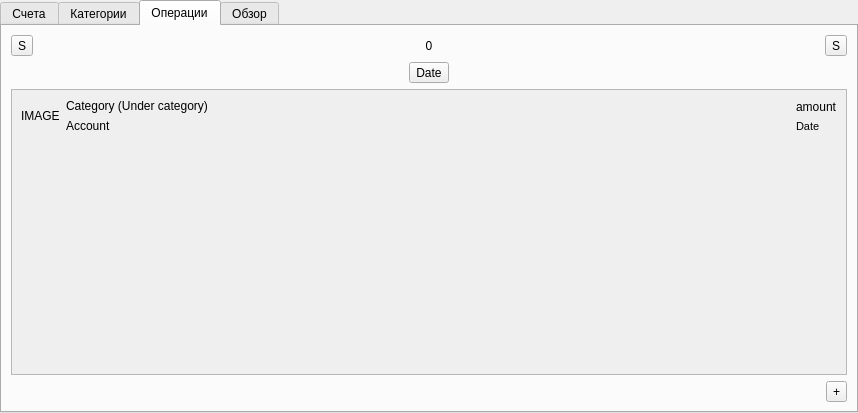
<?xml version="1.0" encoding="UTF-8"?>
<ui version="4.0">
 <class>MainWindow</class>
 <widget class="QMainWindow" name="MainWindow">
  <property name="geometry">
   <rect>
    <x>0</x>
    <y>0</y>
    <width>858</width>
    <height>413</height>
   </rect>
  </property>
  <property name="windowTitle">
   <string>MoneyTrack</string>
  </property>
  <property name="windowIcon">
   <iconset>
    <normalon>images/icon.ico</normalon>
   </iconset>
  </property>
  <property name="windowOpacity">
   <double>1.000000000000000</double>
  </property>
  <widget class="QWidget" name="layout_main_window">
   <layout class="QGridLayout" name="gridLayout">
    <property name="leftMargin">
     <number>0</number>
    </property>
    <property name="topMargin">
     <number>0</number>
    </property>
    <property name="rightMargin">
     <number>0</number>
    </property>
    <property name="bottomMargin">
     <number>0</number>
    </property>
    <item row="0" column="0">
     <widget class="QTabWidget" name="tab_main_menu">
      <property name="locale">
       <locale language="Russian" country="Russia"/>
      </property>
      <property name="currentIndex">
       <number>2</number>
      </property>
      <widget class="QWidget" name="tab_accounts">
       <attribute name="title">
        <string>Счета</string>
       </attribute>
       <layout class="QVBoxLayout" name="verticalLayout_3">
        <item>
         <layout class="QHBoxLayout" name="h_layout_top_panel">
          <item>
           <widget class="QToolButton" name="btn_settings">
            <property name="text">
             <string>S</string>
            </property>
           </widget>
          </item>
          <item>
           <widget class="QLabel" name="all_accounts_balance">
            <property name="text">
             <string>0</string>
            </property>
            <property name="alignment">
             <set>Qt::AlignCenter</set>
            </property>
           </widget>
          </item>
          <item>
           <widget class="QToolButton" name="btn_crt_new_acc">
            <property name="text">
             <string>+</string>
            </property>
           </widget>
          </item>
         </layout>
        </item>
        <item>
         <widget class="QFrame" name="frame_panel_accs">
          <property name="frameShape">
           <enum>QFrame::StyledPanel</enum>
          </property>
          <property name="frameShadow">
           <enum>QFrame::Raised</enum>
          </property>
          <layout class="QGridLayout" name="gridLayout_3">
           <item row="0" column="0">
            <layout class="QVBoxLayout" name="verticalLayout_2">
             <item>
              <layout class="QHBoxLayout" name="panel_accs">
               <item>
                <widget class="QLabel" name="name_panel_accs">
                 <property name="text">
                  <string>СЧЕТА</string>
                 </property>
                </widget>
               </item>
               <item>
                <widget class="QLabel" name="all_accs_balance">
                 <property name="text">
                  <string>0</string>
                 </property>
                 <property name="alignment">
                  <set>Qt::AlignRight|Qt::AlignTrailing|Qt::AlignVCenter</set>
                 </property>
                </widget>
               </item>
              </layout>
             </item>
             <item>
              <widget class="QFrame" name="frame_accs">
               <property name="frameShape">
                <enum>QFrame::StyledPanel</enum>
               </property>
               <property name="frameShadow">
                <enum>QFrame::Raised</enum>
               </property>
              </widget>
             </item>
            </layout>
           </item>
          </layout>
         </widget>
        </item>
        <item>
         <spacer name="verticalSpacer_2">
          <property name="orientation">
           <enum>Qt::Vertical</enum>
          </property>
          <property name="sizeHint" stdset="0">
           <size>
            <width>20</width>
            <height>40</height>
           </size>
          </property>
         </spacer>
        </item>
        <item>
         <widget class="QFrame" name="frame_panel_savings">
          <property name="frameShape">
           <enum>QFrame::StyledPanel</enum>
          </property>
          <property name="frameShadow">
           <enum>QFrame::Raised</enum>
          </property>
          <layout class="QGridLayout" name="gridLayout_2">
           <item row="0" column="0">
            <layout class="QVBoxLayout" name="verticalLayout">
             <item>
              <layout class="QHBoxLayout" name="panel_savings">
               <item>
                <widget class="QLabel" name="name_panel_savings">
                 <property name="text">
                  <string>СБЕРЕЖЕНИЯ</string>
                 </property>
                </widget>
               </item>
               <item>
                <widget class="QLabel" name="all_savings_balance">
                 <property name="text">
                  <string>0</string>
                 </property>
                 <property name="alignment">
                  <set>Qt::AlignRight|Qt::AlignTrailing|Qt::AlignVCenter</set>
                 </property>
                </widget>
               </item>
              </layout>
             </item>
             <item>
              <widget class="QFrame" name="frame_savings">
               <property name="frameShape">
                <enum>QFrame::StyledPanel</enum>
               </property>
               <property name="frameShadow">
                <enum>QFrame::Raised</enum>
               </property>
              </widget>
             </item>
            </layout>
           </item>
          </layout>
         </widget>
        </item>
        <item>
         <spacer name="verticalSpacer_3">
          <property name="orientation">
           <enum>Qt::Vertical</enum>
          </property>
          <property name="sizeHint" stdset="0">
           <size>
            <width>20</width>
            <height>40</height>
           </size>
          </property>
         </spacer>
        </item>
       </layout>
      </widget>
      <widget class="QWidget" name="tab_categories">
       <attribute name="title">
        <string>Категории</string>
       </attribute>
      </widget>
      <widget class="QWidget" name="tab_operations">
       <attribute name="title">
        <string>Операции</string>
       </attribute>
       <layout class="QVBoxLayout" name="verticalLayout_4">
        <item>
         <layout class="QHBoxLayout" name="h_layout_top_panel_2">
          <item>
           <widget class="QToolButton" name="btn_settings_2">
            <property name="text">
             <string>S</string>
            </property>
           </widget>
          </item>
          <item>
           <widget class="QLabel" name="all_accounts_balance_2">
            <property name="text">
             <string>0</string>
            </property>
            <property name="alignment">
             <set>Qt::AlignCenter</set>
            </property>
           </widget>
          </item>
          <item>
           <widget class="QToolButton" name="btn_search_operation">
            <property name="text">
             <string>S</string>
            </property>
           </widget>
          </item>
         </layout>
        </item>
        <item>
         <layout class="QHBoxLayout" name="horizontalLayout_2">
          <item>
           <spacer name="horizontalSpacer_2">
            <property name="orientation">
             <enum>Qt::Horizontal</enum>
            </property>
            <property name="sizeHint" stdset="0">
             <size>
              <width>40</width>
              <height>20</height>
             </size>
            </property>
           </spacer>
          </item>
          <item>
           <widget class="QToolButton" name="btn_date">
            <property name="text">
             <string>Date</string>
            </property>
           </widget>
          </item>
          <item>
           <spacer name="horizontalSpacer_3">
            <property name="orientation">
             <enum>Qt::Horizontal</enum>
            </property>
            <property name="sizeHint" stdset="0">
             <size>
              <width>40</width>
              <height>20</height>
             </size>
            </property>
           </spacer>
          </item>
         </layout>
        </item>
        <item>
         <widget class="QScrollArea" name="scroll_area_operations">
          <property name="widgetResizable">
           <bool>true</bool>
          </property>
          <widget class="QWidget" name="scrollAreaWidgetContents">
           <property name="geometry">
            <rect>
             <x>0</x>
             <y>0</y>
             <width>832</width>
             <height>284</height>
            </rect>
           </property>
           <layout class="QVBoxLayout" name="verticalLayout_5">
            <item>
             <layout class="QHBoxLayout" name="horizontalLayout_3">
              <item>
               <widget class="QLabel" name="IMAGE">
                <property name="text">
                 <string>IMAGE</string>
                </property>
               </widget>
              </item>
              <item>
               <layout class="QVBoxLayout" name="verticalLayout_13">
                <item>
                 <widget class="QLabel" name="label">
                  <property name="text">
                   <string>Category (Under category)</string>
                  </property>
                 </widget>
                </item>
                <item>
                 <widget class="QLabel" name="label_2">
                  <property name="layoutDirection">
                   <enum>Qt::RightToLeft</enum>
                  </property>
                  <property name="text">
                   <string>Account</string>
                  </property>
                 </widget>
                </item>
               </layout>
              </item>
              <item>
               <spacer name="horizontalSpacer_4">
                <property name="orientation">
                 <enum>Qt::Horizontal</enum>
                </property>
                <property name="sizeHint" stdset="0">
                 <size>
                  <width>40</width>
                  <height>20</height>
                 </size>
                </property>
               </spacer>
              </item>
              <item>
               <layout class="QVBoxLayout" name="verticalLayout_7">
                <item>
                 <widget class="QLabel" name="label_3">
                  <property name="sizePolicy">
                   <sizepolicy hsizetype="Maximum" vsizetype="Preferred">
                    <horstretch>0</horstretch>
                    <verstretch>0</verstretch>
                   </sizepolicy>
                  </property>
                  <property name="layoutDirection">
                   <enum>Qt::RightToLeft</enum>
                  </property>
                  <property name="text">
                   <string>amount</string>
                  </property>
                 </widget>
                </item>
                <item>
                 <widget class="QLabel" name="label_4">
                  <property name="sizePolicy">
                   <sizepolicy hsizetype="Minimum" vsizetype="Fixed">
                    <horstretch>0</horstretch>
                    <verstretch>0</verstretch>
                   </sizepolicy>
                  </property>
                  <property name="font">
                   <font>
                    <pointsize>8</pointsize>
                   </font>
                  </property>
                  <property name="layoutDirection">
                   <enum>Qt::RightToLeft</enum>
                  </property>
                  <property name="text">
                   <string>Date</string>
                  </property>
                 </widget>
                </item>
               </layout>
              </item>
             </layout>
            </item>
            <item>
             <spacer name="verticalSpacer">
              <property name="orientation">
               <enum>Qt::Vertical</enum>
              </property>
              <property name="sizeHint" stdset="0">
               <size>
                <width>20</width>
                <height>221</height>
               </size>
              </property>
             </spacer>
            </item>
           </layout>
          </widget>
         </widget>
        </item>
        <item>
         <layout class="QHBoxLayout" name="horizontalLayout">
          <item>
           <spacer name="horizontalSpacer">
            <property name="orientation">
             <enum>Qt::Horizontal</enum>
            </property>
            <property name="sizeHint" stdset="0">
             <size>
              <width>40</width>
              <height>20</height>
             </size>
            </property>
           </spacer>
          </item>
          <item>
           <widget class="QToolButton" name="toolButton_2">
            <property name="text">
             <string>+</string>
            </property>
           </widget>
          </item>
         </layout>
        </item>
       </layout>
      </widget>
      <widget class="QWidget" name="tab_overview">
       <attribute name="title">
        <string>Обзор</string>
       </attribute>
      </widget>
     </widget>
    </item>
   </layout>
  </widget>
 </widget>
 <resources/>
 <connections/>
</ui>
